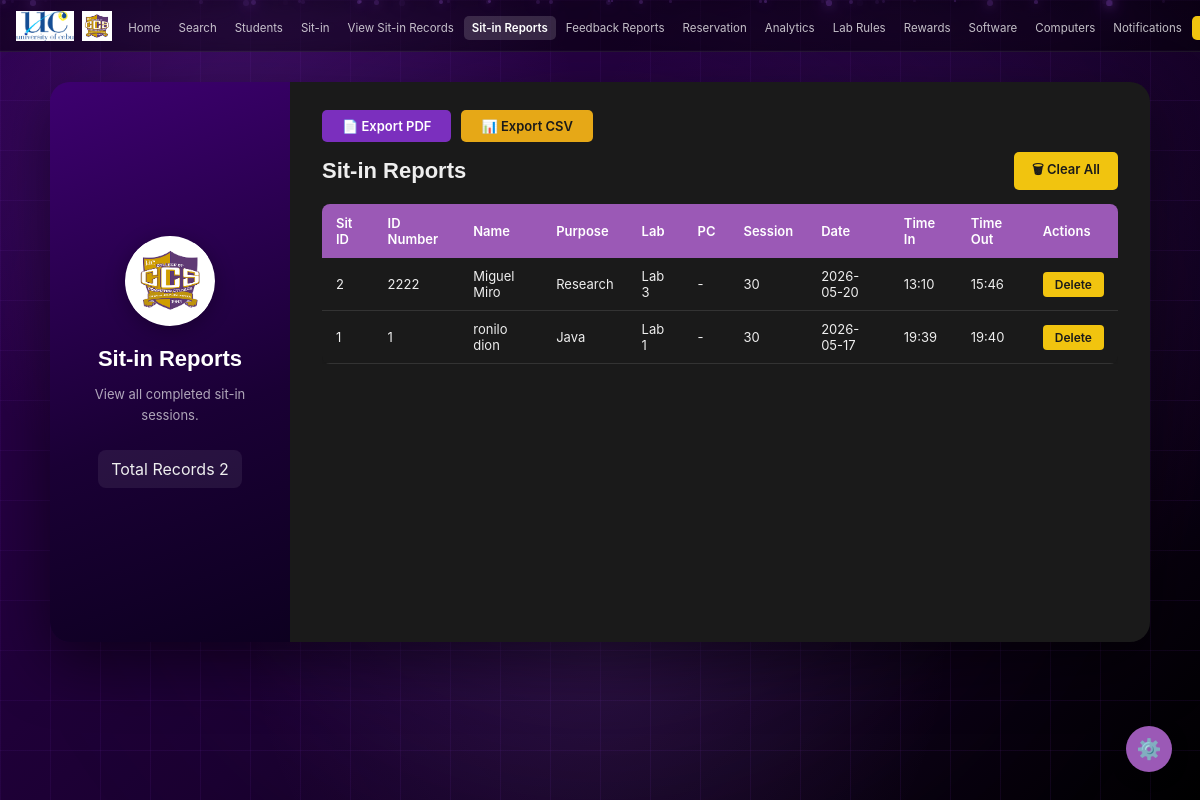
Page /admin/reports (signed in) on the earlier database version.
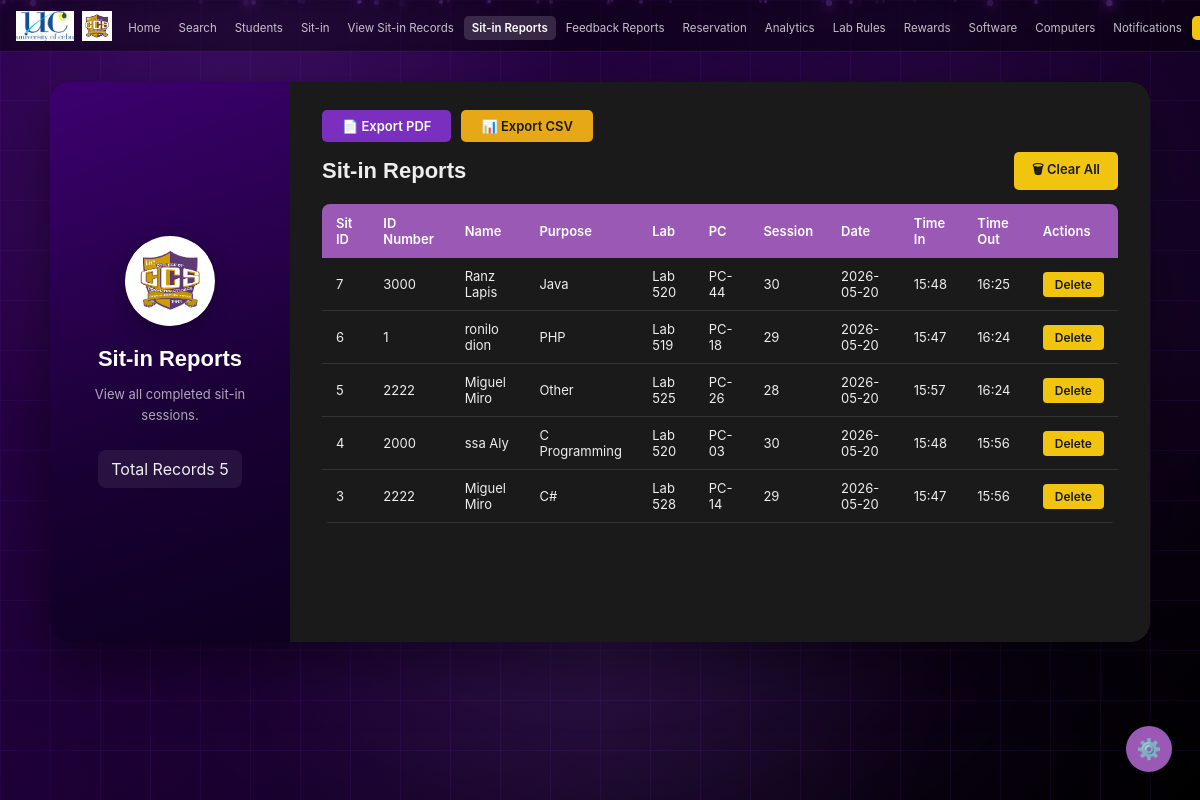
Same page on the later database version.
### tables this page shows
CREATE TABLE sitin_reports (
        id INTEGER PRIMARY KEY AUTOINCREMENT,
        idnum TEXT NOT NULL,
        name TEXT NOT NULL,
        purpose TEXT NOT NULL DEFAULT '',
        lab TEXT NOT NULL,
        session INTEGER NOT NULL,
        date TEXT NOT NULL,
        time_in TEXT,
        time_out TEXT
    , pc_id INTEGER);

CREATE TABLE computer_units (
        id INTEGER PRIMARY KEY AUTOINCREMENT,
        pc_number TEXT NOT NULL,
        lab_id INTEGER NOT NULL,
        status TEXT NOT NULL DEFAULT 'Available',
        FOREIGN KEY (lab_id) REFERENCES laboratory(id)
    );

### app.py (the view)
@app.route('/admin/reports')
def admin_reports():
    if not admin_required():
        return redirect(url_for('login'))
    conn = get_db()
    records = conn.execute('''
        SELECT sr.*, cu.pc_number
        FROM sitin_reports sr
        LEFT JOIN computer_units cu ON sr.pc_id = cu.id
        ORDER BY sr.id DESC
    ''').fetchall()
    conn.close()
    return render_template('admin/reports.html', records=records)

### app.py (called while the page is built, shortened)
def get_db():
    conn = sqlite3.connect(os.path.join(BASE_DIR, 'database.db'))
    conn.row_factory = sqlite3.Row
    return conn

@app.before_request
def csrf_protect():
    if 'csrf_token' not in session:
        session['csrf_token'] = secrets.token_hex(16)
    if request.method == "POST":
        token = session.get('csrf_token', '')
        form_token = request.form.get('csrf_token', '')
        if not token or token != form_token:
            flash('Invalid request. Please try again.', 'error')
            return redirect(request.url)

@app.context_processor
def inject_unread_count():
    if 'user_id' in session and session.get('role') == 'admin':
        conn = get_db()
        count = conn.execute('''
            SELECT COUNT(*) FROM notifications
            WHERE is_read = 0 AND idnum = ?
        ''', (session['user_idnum'],)).fetchone()[0]
        conn.close()
        return dict(unread_count=count)
    return dict(unread_count=0)

def admin_required():
    return 'user_id' in session and session.get('role') == 'admin'

### templates/admin/reports.html (shortened to what the changed rows need)
<!DOCTYPE html>
<html lang="en">
<head>
  <link rel="stylesheet" href="{{ url_for('static', filename='style.css') }}" />
</head>
<body>
  <main class="admin-main">
    <div class="admin-split-card">
      <div class="split-left">
        <h2 class="split-title">Sit-in Reports</h2>
        <div class="student-info-box" style="margin-top:20px;">
          <div class="info-row">
            <span class="info-lbl">Total Records</span>
            <span class="info-val">{{ records | length }}</span>
          </div>
        </div>
      </div>
      <div class="split-right">
        <div style="display:flex; justify-content:space-between; align-items:center; margin-bottom:14px;">
          <h2 class="form-title" style="margin-bottom:0;">Sit-in Reports</h2>
        </div>
        <div class="table-wrap">
          <table class="admin-table">
            <thead>
              <tr>
                <th>Sit ID</th>
                <th>ID Number</th>
                <th>Name</th>
                <th>Purpose</th>
                <th>Lab</th>
                <th>PC</th>
                <th>Session</th>
                <th>Date</th>
                <th>Time In</th>
                <th>Time Out</th>
                <th>Actions</th>
              </tr>
            </thead>
            <tbody>
              {% for r in records %}
              <tr>
                <td>{{ r['id'] }}</td>
                <td>{{ r['idnum'] }}</td>
                <td>{{ r['name'] }}</td>
                <td>{{ r['purpose'] }}</td>
                <td>{{ r['lab'] }}</td>
                <td>{{ r['pc_number'] if r['pc_number'] else '-' }}</td>
                <td>{{ r['session'] }}</td>
                <td>{{ r['date'] }}</td>
                <td>{{ r['time_in'] or '-' }}</td>
                <td>{{ r['time_out'] or '-' }}</td>
                <td>
                  <a href="{{ url_for('delete_sitin_report', record_id=r['id']) }}"
                     class="btn-delete"
                     onclick="return confirm('Delete this record?')">Delete</a>
                </td>
              </tr>
              {% else %}
              <tr><td colspan="11" class="no-data">No completed sit-in records yet.</td></tr>
              {% endfor %}
            </tbody>
          </table>
        </div>
      </div>
    </div>
  </main>
</body>
</html>

Differences in the rows shown:
removed sitin_reports: id "2", idnum "2222", name "Miguel Miro", purpose "Research", lab "Lab 3", r "-", session "30", date "2026-05-20", time_in "13:10", time_out "15:46"
removed sitin_reports: id "1", idnum "1", name "ronilo dion", purpose "Java", lab "Lab 1", r "-", session "30", date "2026-05-17", time_in "19:39", time_out "19:40"
added sitin_reports: id "7", idnum "3000", name "Ranz Lapis", purpose "Java", lab "Lab 520", pc_number "PC-44", session "30", date "2026-05-20", time_in "15:48", time_out "16:25"
added sitin_reports: id "6", idnum "1", name "ronilo dion", purpose "PHP", lab "Lab 519", pc_number "PC-18", session "29", date "2026-05-20", time_in "15:47", time_out "16:24"
added sitin_reports: id "5", idnum "2222", name "Miguel Miro", purpose "Other", lab "Lab 525", pc_number "PC-26", session "28", date "2026-05-20", time_in "15:57", time_out "16:24"
added sitin_reports: id "4", idnum "2000", name "ssa Aly", purpose "C Programming", lab "Lab 520", pc_number "PC-03", session "30", date "2026-05-20", time_in "15:48", time_out "15:56"
added sitin_reports: id "3", idnum "2222", name "Miguel Miro", purpose "C#", lab "Lab 528", pc_number "PC-14", session "29", date "2026-05-20", time_in "15:47", time_out "15:56"
Other differences:
{{ records | length }}: "2" → "5"
